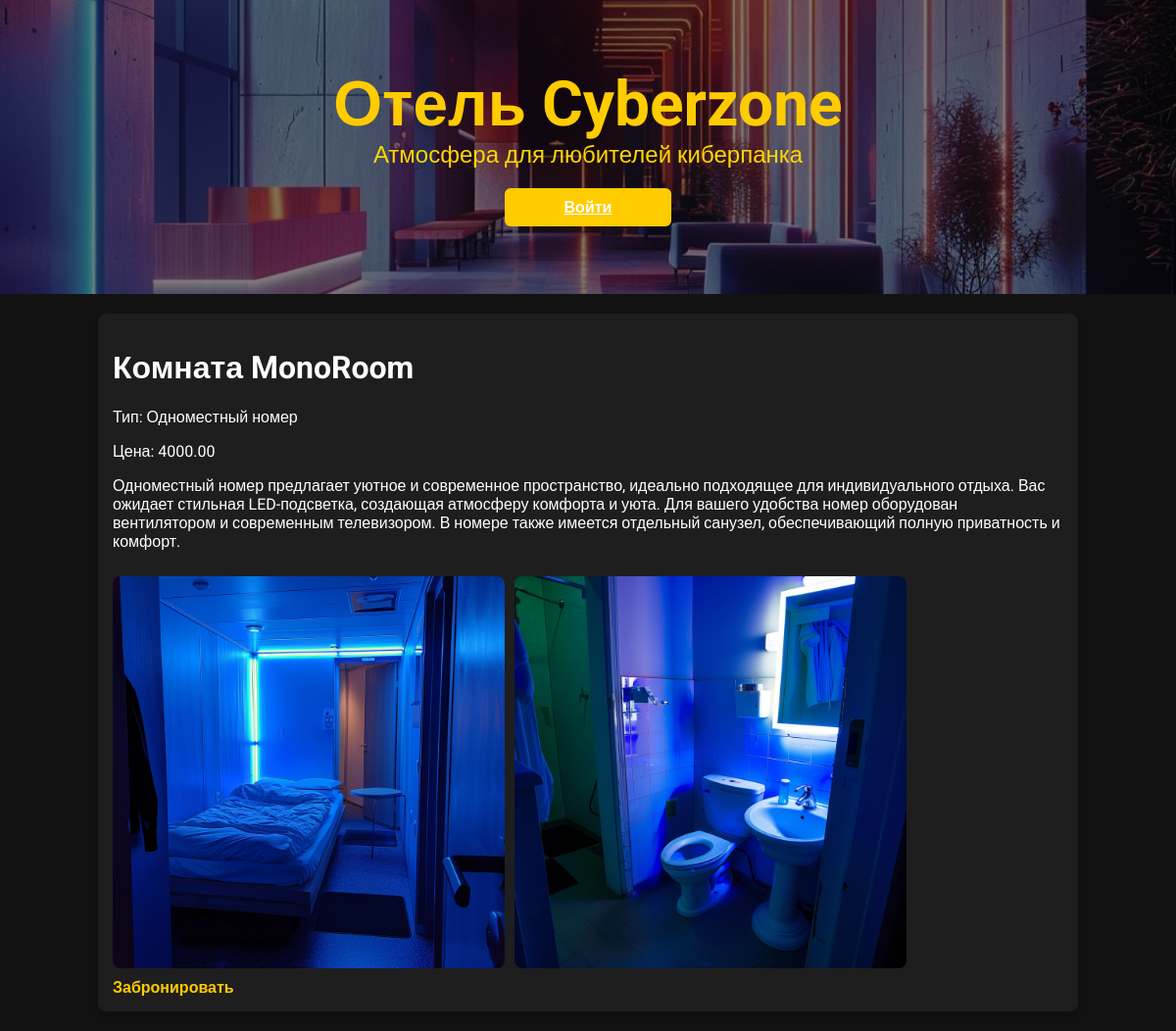
The app's page /room_detail/8/ with its own data.
### Cyber_zone_hotel/models.py (models this page shows, shortened)
class Room(models.Model):
    STATUS_CHOICES = [('available', 'Доступен'), ('occupied', 'Занят'), ('maintenance', 'На обслуживании')]
    ROOM_TYPE_CHOICES = [('double_room', 'Двухместный номер'), ('lux_room', 'Люкс комната'), ('single_room', 'Одноместный номер')]
    room_title = models.CharField(max_length=50)
    room_type = models.CharField(max_length=25, choices=ROOM_TYPE_CHOICES, default='single_room')
    price_per_night = models.DecimalField(decimal_places=2, max_digits=8)
    description = models.TextField(max_length=1000)
    image_main = models.ImageField(upload_to="room_images/")
    image_bathroom = models.ImageField(upload_to="room_images/", blank=True, null=True)
    status = models.CharField(max_length=20, choices=STATUS_CHOICES, default='available')

### Cyber_zone_hotel/views.py (the view)
# urls.py: path("room_detail/<int:id>/", room_detail, name="room_detail"),
def room_detail(request, id):
    room = get_object_or_404(Room, id=id)
    return render(request, "room_detail.html", {"room":room})

### Cyber_zone_hotel/templates/room_detail.html (shortened to what this page needs)
{% extends "base.html" %}
{% block content %}
    <div class="container">
        <div class="room-item">
            <h1>Комната {{ room.room_title }}</h1>
            <p>Тип: {{ room.get_room_type_display }}</p>
            <p>Цена: {{ room.price_per_night }}</p>
            <p>{{ room.description }}</p>
            <div class="room-images-container">
                {% if room.image_main %}
                    <img src="{{ room.image_main.url }}" alt="Изображение комнаты" class="room-image-detail">
                {% endif %}
                {% if room.image_bathroom %}
                    <img src="{{ room.image_bathroom.url }}" alt="Изображение ванной" class="room-image-detail">
                {% endif %}
            </div>
            <a href="{% url 'book_room' room.id %}" class="room-item__link">Забронировать</a>
        </div>
    </div>
{% endblock %}

### static/styles.css (style rules this page uses)
body { font-family: 'Roboto', sans-serif; margin: 0; background-color: #121212; color: #ffffff; }
.container { padding: 20px; max-width: 1000px; margin: 0 auto; }
.room-item { background-color: #1e1e1e; padding: 15px; border-radius: 8px; box-shadow: 0 4px 8px rgba(0, 0, 0, 0.2); transition: transform 0.3s; }
.room-item p { color: #ffffff; }
.room-item a { text-decoration: none; color: #ffcc00; font-weight: bold; transition: color 0.3s; }
.room-item__link { text-decoration: none; color: #ffcc00; font-weight: bold; transition: color 0.3s; }
.room-images-container { display: flex; flex-wrap: nowrap; overflow-x: auto; gap: 10px; padding: 10px 0; justify-content: start; }
.room-image-detail { flex: 0 0 auto; width: 50%; max-width: 400px; height: auto; object-fit: cover; border-radius: 8px; }

### records on screen
Room: room_title "MonoRoom", room_type "Одноместный номер", price_per_night "4000.00", description "Одноместный номер предлагает уютное и современное пространство, идеально подходящее для индивидуального отдыха. Вас ожидает стильная LED-подсветка, создающая атмосферу комфорта и уюта. Для вашего удобства номер оборудован вентилятором и современным телевизором. В номере также имеется отдельный санузел, обеспечивающий полную приватность и комфорт.", image_main (picture), image_bathroom (picture)
